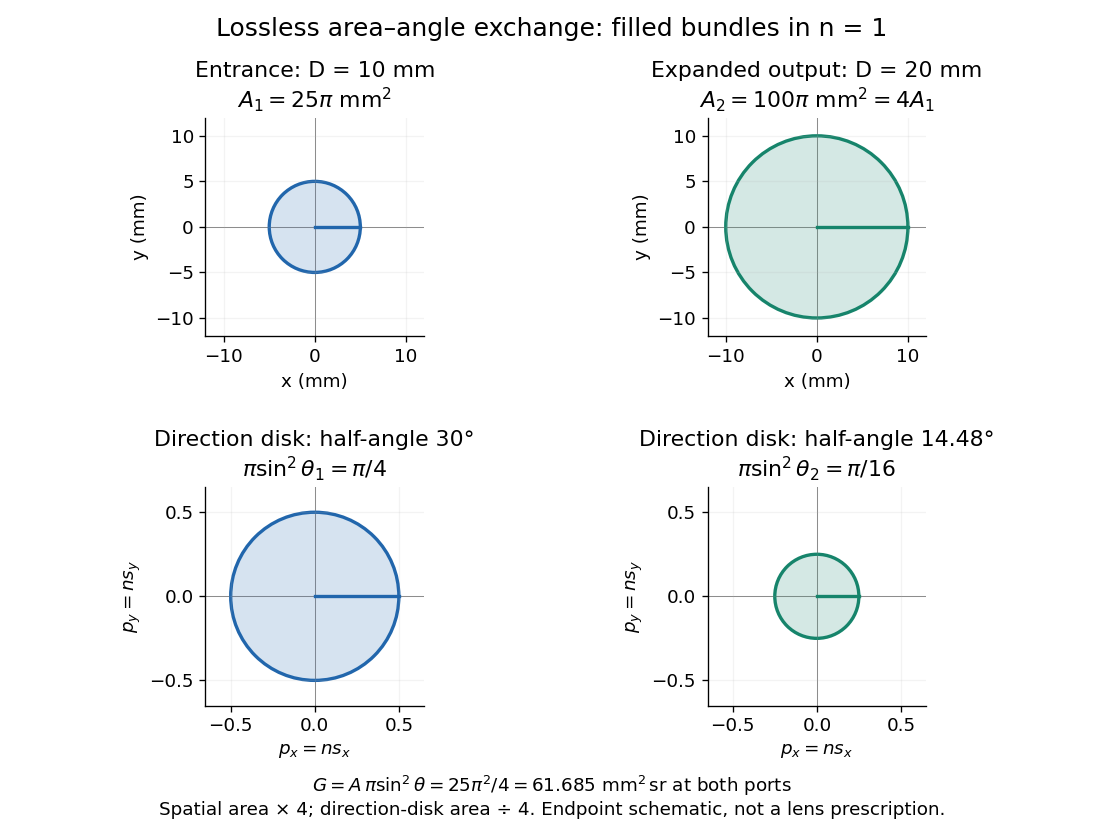

Generate this figure with Python:
"""Draw filled endpoint bundles of equal etendue; output PNG to the CWD.

Tested with Python 3.14, matplotlib 3.10.7 and numpy 2.3.5.
Run from _media with MPLBACKEND=Agg and a writable MPLCONFIGDIR.
"""

from pathlib import Path

import matplotlib.pyplot as plt
from matplotlib.patches import Circle
import numpy as np


def main():
    plt.rcParams.update({"font.size": 11, "figure.facecolor": "white"})
    fig, axes = plt.subplots(2, 2, figsize=(9.2, 7.0))
    colors = ["#2166ac", "#16846b"]
    diameters = [10.0, 20.0]
    direction_radii = [0.5, 0.25]
    angles = np.degrees(np.arcsin(direction_radii))
    for col, (diameter, p, color) in enumerate(
        zip(diameters, direction_radii, colors)
    ):
        ax = axes[0, col]
        ax.add_patch(Circle((0, 0), diameter / 2, facecolor=color, alpha=0.18))
        ax.add_patch(Circle((0, 0), diameter / 2, fill=False, edgecolor=color, lw=2))
        ax.plot([0, diameter / 2], [0, 0], color=color, lw=2)
        ax.set(xlim=(-12, 12), ylim=(-12, 12), xlabel="x (mm)", ylabel="y (mm)")
        ax.set_title(
            ("Entrance" if col == 0 else "Expanded output")
            + f": D = {diameter:g} mm\n"
            + (r"$A_1=25\pi\ \mathrm{mm}^2$" if col == 0
               else r"$A_2=100\pi\ \mathrm{mm}^2=4A_1$")
        )
        ax = axes[1, col]
        ax.add_patch(Circle((0, 0), p, facecolor=color, alpha=0.18))
        ax.add_patch(Circle((0, 0), p, fill=False, edgecolor=color, lw=2))
        ax.plot([0, p], [0, 0], color=color, lw=2)
        ax.set(xlim=(-0.65, 0.65), ylim=(-0.65, 0.65), xlabel=r"$p_x=n s_x$", ylabel=r"$p_y=n s_y$")
        ax.set_title(
            f"Direction disk: half-angle {angles[col]:.4g}°\n"
            + (r"$\pi\sin^2\theta_1=\pi/4$" if col == 0
               else r"$\pi\sin^2\theta_2=\pi/16$")
        )
    for ax in axes.flat:
        ax.set_aspect("equal")
        ax.axhline(0, color="#888888", lw=0.6, zorder=0)
        ax.axvline(0, color="#888888", lw=0.6, zorder=0)
        ax.grid(alpha=0.15)
        ax.spines[["top", "right"]].set_visible(False)
    fig.suptitle("Lossless area–angle exchange: filled bundles in n = 1", fontsize=15)
    fig.text(
        0.5, 0.025,
        r"$G=A\,\pi\sin^2\theta=25\pi^2/4=61.685\ \mathrm{mm}^2\,\mathrm{sr}$ at both ports"
        + "\nSpatial area × 4; direction-disk area ÷ 4. Endpoint schematic, not a lens prescription.",
        ha="center", va="bottom", fontsize=11,
    )
    fig.subplots_adjust(top=0.86, bottom=0.16, hspace=0.69, wspace=0.42)
    fig.savefig(Path.cwd() / (Path(__file__).stem + ".png"), dpi=120, facecolor="white", transparent=False)
    plt.close(fig)


if __name__ == "__main__":
    main()
